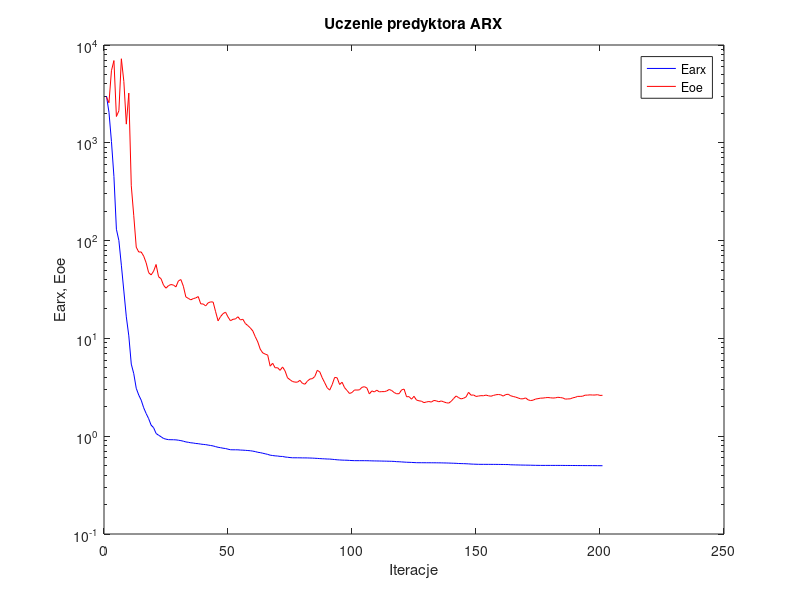
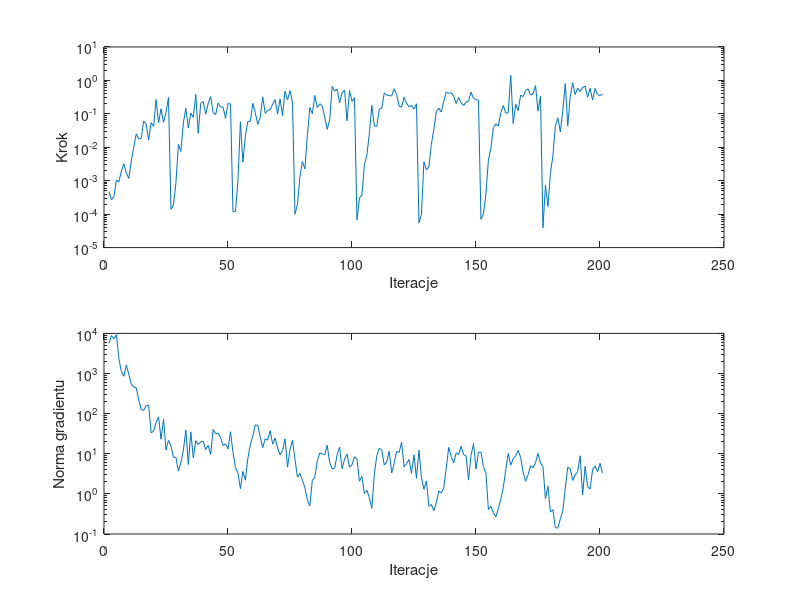

MATLAB code to generate these figures, in order:
%uczenie predyktora arx
clear all;
n=0; farx(n+1)=3.004680e+003; foe(n+1)=2.939019e+003; wspucz(n+1)=0.000000e+000; ng(n+1)=0.000000e+000;
%odnowa zmiennej metryki
n=1; farx(n+1)=2.055076e+003; foe(n+1)=2.567748e+003; krok(n+1)=4.652564e-004; ng(n+1)=5.644552e+003;
n=2; farx(n+1)=1.032816e+003; foe(n+1)=5.459334e+003; krok(n+1)=2.702490e-004; ng(n+1)=8.803441e+003;
n=3; farx(n+1)=4.523207e+002; foe(n+1)=6.932882e+003; krok(n+1)=3.325065e-004; ng(n+1)=7.298778e+003;
n=4; farx(n+1)=1.307073e+002; foe(n+1)=1.857212e+003; krok(n+1)=1.050435e-003; ng(n+1)=9.271611e+003;
n=5; farx(n+1)=1.000704e+002; foe(n+1)=2.124802e+003; krok(n+1)=9.152390e-004; ng(n+1)=2.360422e+003;
n=6; farx(n+1)=5.601488e+001; foe(n+1)=7.235460e+003; krok(n+1)=1.945533e-003; ng(n+1)=1.122364e+003;
n=7; farx(n+1)=3.051285e+001; foe(n+1)=4.243761e+003; krok(n+1)=3.225080e-003; ng(n+1)=8.537622e+002;
n=8; farx(n+1)=1.660504e+001; foe(n+1)=1.552181e+003; krok(n+1)=1.713251e-003; ng(n+1)=1.638522e+003;
n=9; farx(n+1)=1.062406e+001; foe(n+1)=3.223828e+003; krok(n+1)=1.169862e-003; ng(n+1)=9.537325e+002;
n=10; farx(n+1)=5.459467e+000; foe(n+1)=3.635753e+002; krok(n+1)=3.902711e-003; ng(n+1)=5.489093e+002;
n=11; farx(n+1)=4.357509e+000; foe(n+1)=1.796194e+002; krok(n+1)=1.000091e-002; ng(n+1)=4.587151e+002;
n=12; farx(n+1)=3.090113e+000; foe(n+1)=8.572870e+001; krok(n+1)=2.509359e-002; ng(n+1)=4.391102e+002;
n=13; farx(n+1)=2.636495e+000; foe(n+1)=7.645116e+001; krok(n+1)=1.785641e-002; ng(n+1)=2.214004e+002;
n=14; farx(n+1)=2.336004e+000; foe(n+1)=7.650849e+001; krok(n+1)=1.825682e-002; ng(n+1)=1.269674e+002;
n=15; farx(n+1)=1.953258e+000; foe(n+1)=6.937583e+001; krok(n+1)=6.141269e-002; ng(n+1)=1.199942e+002;
n=16; farx(n+1)=1.704755e+000; foe(n+1)=5.926402e+001; krok(n+1)=4.904612e-002; ng(n+1)=1.578994e+002;
n=17; farx(n+1)=1.511782e+000; foe(n+1)=4.703615e+001; krok(n+1)=1.638666e-002; ng(n+1)=1.624024e+002;
n=18; farx(n+1)=1.297072e+000; foe(n+1)=4.458136e+001; krok(n+1)=5.507794e-002; ng(n+1)=3.335387e+001;
n=19; farx(n+1)=1.222456e+000; foe(n+1)=4.867543e+001; krok(n+1)=4.194258e-002; ng(n+1)=3.679569e+001;
n=20; farx(n+1)=1.066498e+000; foe(n+1)=5.699116e+001; krok(n+1)=2.658374e-001; ng(n+1)=6.060610e+001;
n=21; farx(n+1)=1.023501e+000; foe(n+1)=4.272495e+001; krok(n+1)=5.442027e-002; ng(n+1)=8.319588e+001;
n=22; farx(n+1)=9.877583e-001; foe(n+1)=4.076194e+001; krok(n+1)=1.418482e-001; ng(n+1)=2.307731e+001;
n=23; farx(n+1)=9.479754e-001; foe(n+1)=3.502562e+001; krok(n+1)=5.576355e-002; ng(n+1)=7.193021e+001;
n=24; farx(n+1)=9.327612e-001; foe(n+1)=3.261481e+001; krok(n+1)=1.101559e-001; ng(n+1)=1.243711e+001;
n=25; farx(n+1)=9.219970e-001; foe(n+1)=3.464678e+001; krok(n+1)=3.098762e-001; ng(n+1)=2.188641e+001;
%odnowa zmiennej metryki
n=26; farx(n+1)=9.205169e-001; foe(n+1)=3.554464e+001; krok(n+1)=1.395201e-004; ng(n+1)=1.559918e+001;
n=27; farx(n+1)=9.200271e-001; foe(n+1)=3.511134e+001; krok(n+1)=1.858436e-004; ng(n+1)=8.126290e+000;
n=28; farx(n+1)=9.173539e-001; foe(n+1)=3.362856e+001; krok(n+1)=8.713055e-004; ng(n+1)=8.254595e+000;
n=29; farx(n+1)=9.100251e-001; foe(n+1)=3.874275e+001; krok(n+1)=1.223760e-002; ng(n+1)=3.702903e+000;
n=30; farx(n+1)=9.009556e-001; foe(n+1)=3.997468e+001; krok(n+1)=7.557177e-003; ng(n+1)=5.951299e+000;
n=31; farx(n+1)=8.891131e-001; foe(n+1)=3.414308e+001; krok(n+1)=5.381807e-002; ng(n+1)=1.239832e+001;
n=32; farx(n+1)=8.740447e-001; foe(n+1)=2.656161e+001; krok(n+1)=1.456144e-001; ng(n+1)=3.906945e+001;
n=33; farx(n+1)=8.666099e-001; foe(n+1)=2.565549e+001; krok(n+1)=3.820826e-002; ng(n+1)=5.400750e+000;
n=34; farx(n+1)=8.563026e-001; foe(n+1)=2.479680e+001; krok(n+1)=1.057221e-001; ng(n+1)=3.481256e+001;
n=35; farx(n+1)=8.518010e-001; foe(n+1)=2.551141e+001; krok(n+1)=7.822596e-002; ng(n+1)=7.884171e+000;
n=36; farx(n+1)=8.425891e-001; foe(n+1)=2.594326e+001; krok(n+1)=3.819012e-001; ng(n+1)=2.115842e+001;
n=37; farx(n+1)=8.387402e-001; foe(n+1)=2.677293e+001; krok(n+1)=2.629130e-002; ng(n+1)=1.694826e+001;
n=38; farx(n+1)=8.302100e-001; foe(n+1)=2.254992e+001; krok(n+1)=2.073757e-001; ng(n+1)=1.985023e+001;
n=39; farx(n+1)=8.245611e-001; foe(n+1)=2.249254e+001; krok(n+1)=2.317569e-001; ng(n+1)=2.048835e+001;
n=40; farx(n+1)=8.198390e-001; foe(n+1)=2.149193e+001; krok(n+1)=9.790078e-002; ng(n+1)=1.270419e+001;
n=41; farx(n+1)=8.113002e-001; foe(n+1)=2.312335e+001; krok(n+1)=1.992696e-001; ng(n+1)=1.620251e+001;
n=42; farx(n+1)=8.035221e-001; foe(n+1)=2.363317e+001; krok(n+1)=3.310405e-001; ng(n+1)=9.558481e+000;
n=43; farx(n+1)=7.956068e-001; foe(n+1)=2.353988e+001; krok(n+1)=1.093247e-001; ng(n+1)=4.039355e+001;
n=44; farx(n+1)=7.822682e-001; foe(n+1)=1.875755e+001; krok(n+1)=9.406594e-002; ng(n+1)=3.176371e+001;
n=45; farx(n+1)=7.703717e-001; foe(n+1)=1.511927e+001; krok(n+1)=2.106628e-001; ng(n+1)=3.266543e+001;
n=46; farx(n+1)=7.628842e-001; foe(n+1)=1.672277e+001; krok(n+1)=1.600146e-001; ng(n+1)=2.544056e+001;
n=47; farx(n+1)=7.539483e-001; foe(n+1)=1.792234e+001; krok(n+1)=1.601162e-001; ng(n+1)=1.613765e+001;
n=48; farx(n+1)=7.480739e-001; foe(n+1)=1.854985e+001; krok(n+1)=7.399549e-002; ng(n+1)=1.757915e+001;
n=49; farx(n+1)=7.367650e-001; foe(n+1)=1.656636e+001; krok(n+1)=2.041642e-001; ng(n+1)=1.324236e+001;
n=50; farx(n+1)=7.271794e-001; foe(n+1)=1.515178e+001; krok(n+1)=1.951976e-001; ng(n+1)=3.533534e+001;
%odnowa zmiennej metryki
n=51; farx(n+1)=7.261458e-001; foe(n+1)=1.567769e+001; krok(n+1)=1.176687e-004; ng(n+1)=1.107751e+001;
n=52; farx(n+1)=7.260377e-001; foe(n+1)=1.581377e+001; krok(n+1)=1.209597e-004; ng(n+1)=4.548938e+000;
n=53; farx(n+1)=7.255738e-001; foe(n+1)=1.665158e+001; krok(n+1)=9.914730e-004; ng(n+1)=3.375480e+000;
n=54; farx(n+1)=7.218076e-001; foe(n+1)=1.544377e+001; krok(n+1)=5.793922e-002; ng(n+1)=1.348561e+000;
n=55; farx(n+1)=7.199957e-001; foe(n+1)=1.568329e+001; krok(n+1)=3.595838e-003; ng(n+1)=3.629615e+000;
n=56; farx(n+1)=7.170060e-001; foe(n+1)=1.419223e+001; krok(n+1)=2.194150e-002; ng(n+1)=2.192986e+000;
n=57; farx(n+1)=7.137907e-001; foe(n+1)=1.352190e+001; krok(n+1)=5.934607e-002; ng(n+1)=7.637395e+000;
n=58; farx(n+1)=7.100901e-001; foe(n+1)=1.279426e+001; krok(n+1)=5.955282e-002; ng(n+1)=1.683036e+001;
n=59; farx(n+1)=7.036650e-001; foe(n+1)=1.191650e+001; krok(n+1)=2.063035e-001; ng(n+1)=2.775695e+001;
n=60; farx(n+1)=6.961809e-001; foe(n+1)=1.040158e+001; krok(n+1)=1.067078e-001; ng(n+1)=5.247870e+001;
n=61; farx(n+1)=6.847407e-001; foe(n+1)=9.209860e+000; krok(n+1)=4.852216e-002; ng(n+1)=5.088283e+001;
n=62; farx(n+1)=6.795076e-001; foe(n+1)=7.762101e+000; krok(n+1)=7.759105e-002; ng(n+1)=2.633746e+001;
n=63; farx(n+1)=6.696936e-001; foe(n+1)=7.109331e+000; krok(n+1)=3.223140e-001; ng(n+1)=1.416134e+001;
n=64; farx(n+1)=6.612222e-001; foe(n+1)=6.912989e+000; krok(n+1)=1.039503e-001; ng(n+1)=2.372839e+001;
n=65; farx(n+1)=6.517993e-001; foe(n+1)=6.756452e+000; krok(n+1)=1.278954e-001; ng(n+1)=2.181566e+001;
n=66; farx(n+1)=6.399524e-001; foe(n+1)=5.201087e+000; krok(n+1)=1.320406e-001; ng(n+1)=3.768225e+001;
n=67; farx(n+1)=6.345799e-001; foe(n+1)=5.574685e+000; krok(n+1)=1.961845e-001; ng(n+1)=1.744917e+001;
n=68; farx(n+1)=6.296294e-001; foe(n+1)=5.006279e+000; krok(n+1)=2.663672e-001; ng(n+1)=2.477236e+001;
n=69; farx(n+1)=6.270463e-001; foe(n+1)=5.014785e+000; krok(n+1)=9.907791e-002; ng(n+1)=1.396497e+001;
n=70; farx(n+1)=6.217913e-001; foe(n+1)=4.711313e+000; krok(n+1)=2.781623e-001; ng(n+1)=9.317273e+000;
n=71; farx(n+1)=6.206346e-001; foe(n+1)=5.107471e+000; krok(n+1)=8.877087e-002; ng(n+1)=1.201887e+001;
n=72; farx(n+1)=6.128671e-001; foe(n+1)=4.653439e+000; krok(n+1)=4.787134e-001; ng(n+1)=2.351407e+001;
n=73; farx(n+1)=6.093104e-001; foe(n+1)=3.952450e+000; krok(n+1)=2.591726e-001; ng(n+1)=4.640321e+000;
n=74; farx(n+1)=6.048033e-001; foe(n+1)=3.780968e+000; krok(n+1)=4.964909e-001; ng(n+1)=1.261525e+001;
n=75; farx(n+1)=6.018523e-001; foe(n+1)=3.623675e+000; krok(n+1)=2.183343e-001; ng(n+1)=2.173755e+001;
%odnowa zmiennej metryki
n=76; farx(n+1)=6.016060e-001; foe(n+1)=3.572560e+000; krok(n+1)=1.003104e-004; ng(n+1)=7.259646e+000;
n=77; farx(n+1)=6.015381e-001; foe(n+1)=3.569851e+000; krok(n+1)=1.969720e-004; ng(n+1)=2.636387e+000;
n=78; farx(n+1)=6.010350e-001; foe(n+1)=3.725380e+000; krok(n+1)=1.317301e-003; ng(n+1)=3.237453e+000;
n=79; farx(n+1)=6.002396e-001; foe(n+1)=3.473661e+000; krok(n+1)=3.762825e-003; ng(n+1)=2.189625e+000;
n=80; farx(n+1)=6.000394e-001; foe(n+1)=3.399304e+000; krok(n+1)=2.261309e-003; ng(n+1)=1.441277e+000;
n=81; farx(n+1)=5.996091e-001; foe(n+1)=3.650955e+000; krok(n+1)=2.252562e-002; ng(n+1)=7.097672e-001;
n=82; farx(n+1)=5.982084e-001; foe(n+1)=3.841295e+000; krok(n+1)=1.536116e-001; ng(n+1)=5.019737e-001;
n=83; farx(n+1)=5.972162e-001; foe(n+1)=3.874710e+000; krok(n+1)=1.008497e-001; ng(n+1)=2.176692e+000;
n=84; farx(n+1)=5.949012e-001; foe(n+1)=4.078852e+000; krok(n+1)=3.550835e-001; ng(n+1)=2.590447e+000;
n=85; farx(n+1)=5.931081e-001; foe(n+1)=4.713457e+000; krok(n+1)=1.545805e-001; ng(n+1)=6.561792e+000;
n=86; farx(n+1)=5.904468e-001; foe(n+1)=4.551566e+000; krok(n+1)=2.007982e-001; ng(n+1)=1.045970e+001;
n=87; farx(n+1)=5.882486e-001; foe(n+1)=3.952925e+000; krok(n+1)=1.738735e-001; ng(n+1)=9.874294e+000;
n=88; farx(n+1)=5.867344e-001; foe(n+1)=3.519025e+000; krok(n+1)=8.100548e-002; ng(n+1)=9.445856e+000;
n=89; farx(n+1)=5.844941e-001; foe(n+1)=3.126982e+000; krok(n+1)=3.449855e-002; ng(n+1)=1.631122e+001;
n=90; farx(n+1)=5.839075e-001; foe(n+1)=2.960655e+000; krok(n+1)=6.583798e-002; ng(n+1)=5.980692e+000;
n=91; farx(n+1)=5.805355e-001; foe(n+1)=3.363956e+000; krok(n+1)=6.653319e-001; ng(n+1)=4.223556e+000;
n=92; farx(n+1)=5.773378e-001; foe(n+1)=3.989750e+000; krok(n+1)=4.810883e-001; ng(n+1)=4.310767e+000;
n=93; farx(n+1)=5.738604e-001; foe(n+1)=3.956207e+000; krok(n+1)=5.490988e-001; ng(n+1)=9.544082e+000;
n=94; farx(n+1)=5.716725e-001; foe(n+1)=3.378614e+000; krok(n+1)=2.137984e-001; ng(n+1)=1.458887e+001;
n=95; farx(n+1)=5.698012e-001; foe(n+1)=3.563939e+000; krok(n+1)=4.306047e-001; ng(n+1)=4.254366e+000;
n=96; farx(n+1)=5.684138e-001; foe(n+1)=3.135922e+000; krok(n+1)=5.122170e-001; ng(n+1)=7.319797e+000;
n=97; farx(n+1)=5.679275e-001; foe(n+1)=2.934377e+000; krok(n+1)=6.189726e-002; ng(n+1)=9.882508e+000;
n=98; farx(n+1)=5.655167e-001; foe(n+1)=2.733927e+000; krok(n+1)=4.968529e-001; ng(n+1)=4.619858e+000;
n=99; farx(n+1)=5.636726e-001; foe(n+1)=2.797817e+000; krok(n+1)=2.382113e-001; ng(n+1)=5.298986e+000;
n=100; farx(n+1)=5.623820e-001; foe(n+1)=2.969595e+000; krok(n+1)=3.044248e-001; ng(n+1)=8.396090e+000;
%odnowa zmiennej metryki
n=101; farx(n+1)=5.622064e-001; foe(n+1)=2.964327e+000; krok(n+1)=6.776689e-005; ng(n+1)=7.409737e+000;
n=102; farx(n+1)=5.621443e-001; foe(n+1)=2.977233e+000; krok(n+1)=3.018569e-004; ng(n+1)=2.074253e+000;
n=103; farx(n+1)=5.620298e-001; foe(n+1)=3.159328e+000; krok(n+1)=3.749852e-004; ng(n+1)=2.716509e+000;
n=104; farx(n+1)=5.619127e-001; foe(n+1)=3.208282e+000; krok(n+1)=3.013180e-003; ng(n+1)=1.016240e+000;
n=105; farx(n+1)=5.615216e-001; foe(n+1)=3.112502e+000; krok(n+1)=5.829556e-003; ng(n+1)=1.236099e+000;
n=106; farx(n+1)=5.608366e-001; foe(n+1)=2.703149e+000; krok(n+1)=2.611507e-002; ng(n+1)=7.952068e-001;
n=107; farx(n+1)=5.595833e-001; foe(n+1)=2.905479e+000; krok(n+1)=1.778431e-001; ng(n+1)=4.373504e-001;
n=108; farx(n+1)=5.588494e-001; foe(n+1)=2.836886e+000; krok(n+1)=4.331299e-002; ng(n+1)=3.024783e+000;
n=109; farx(n+1)=5.582773e-001; foe(n+1)=2.955913e+000; krok(n+1)=4.237599e-002; ng(n+1)=9.038817e+000;
n=110; farx(n+1)=5.577258e-001; foe(n+1)=2.840197e+000; krok(n+1)=1.392689e-001; ng(n+1)=1.362675e+001;
n=111; farx(n+1)=5.569257e-001; foe(n+1)=2.857430e+000; krok(n+1)=1.460546e-001; ng(n+1)=1.250161e+001;
n=112; farx(n+1)=5.561944e-001; foe(n+1)=2.856601e+000; krok(n+1)=4.188878e-001; ng(n+1)=5.248172e+000;
n=113; farx(n+1)=5.555209e-001; foe(n+1)=2.899903e+000; krok(n+1)=3.691454e-001; ng(n+1)=6.180698e+000;
n=114; farx(n+1)=5.546199e-001; foe(n+1)=3.003759e+000; krok(n+1)=3.465039e-001; ng(n+1)=1.154278e+001;
n=115; farx(n+1)=5.537840e-001; foe(n+1)=2.931799e+000; krok(n+1)=3.465039e-001; ng(n+1)=3.316557e+000;
n=116; farx(n+1)=5.524182e-001; foe(n+1)=2.796695e+000; krok(n+1)=5.596492e-001; ng(n+1)=5.737809e+000;
n=117; farx(n+1)=5.490207e-001; foe(n+1)=2.715629e+000; krok(n+1)=3.780408e-001; ng(n+1)=1.146101e+001;
n=118; farx(n+1)=5.481147e-001; foe(n+1)=2.721089e+000; krok(n+1)=1.694093e-001; ng(n+1)=1.081782e+001;
n=119; farx(n+1)=5.457446e-001; foe(n+1)=2.975488e+000; krok(n+1)=1.591991e-001; ng(n+1)=1.939824e+001;
n=120; farx(n+1)=5.438466e-001; foe(n+1)=3.031053e+000; krok(n+1)=3.125722e-001; ng(n+1)=4.722503e+000;
n=121; farx(n+1)=5.416531e-001; foe(n+1)=2.531176e+000; krok(n+1)=2.093785e-001; ng(n+1)=5.647633e+000;
n=122; farx(n+1)=5.407737e-001; foe(n+1)=2.538050e+000; krok(n+1)=1.613755e-001; ng(n+1)=7.206149e+000;
n=123; farx(n+1)=5.393526e-001; foe(n+1)=2.389896e+000; krok(n+1)=1.807191e-001; ng(n+1)=3.243565e+000;
n=124; farx(n+1)=5.376500e-001; foe(n+1)=2.559274e+000; krok(n+1)=1.387085e-001; ng(n+1)=9.475620e+000;
n=125; farx(n+1)=5.359844e-001; foe(n+1)=2.343088e+000; krok(n+1)=2.001561e-001; ng(n+1)=2.434121e+000;
%odnowa zmiennej metryki
n=126; farx(n+1)=5.357167e-001; foe(n+1)=2.300183e+000; krok(n+1)=5.469458e-005; ng(n+1)=1.227325e+001;
n=127; farx(n+1)=5.356851e-001; foe(n+1)=2.280773e+000; krok(n+1)=9.960454e-005; ng(n+1)=2.581015e+000;
n=128; farx(n+1)=5.354947e-001; foe(n+1)=2.204754e+000; krok(n+1)=3.699641e-003; ng(n+1)=1.295122e+000;
n=129; farx(n+1)=5.351645e-001; foe(n+1)=2.238077e+000; krok(n+1)=2.129617e-003; ng(n+1)=2.099786e+000;
n=130; farx(n+1)=5.351318e-001; foe(n+1)=2.262934e+000; krok(n+1)=2.595225e-003; ng(n+1)=4.881484e-001;
n=131; farx(n+1)=5.350025e-001; foe(n+1)=2.232716e+000; krok(n+1)=1.223774e-002; ng(n+1)=5.455692e-001;
n=132; farx(n+1)=5.348555e-001; foe(n+1)=2.321069e+000; krok(n+1)=3.407387e-002; ng(n+1)=3.766064e-001;
n=133; farx(n+1)=5.345415e-001; foe(n+1)=2.299146e+000; krok(n+1)=1.178633e-001; ng(n+1)=6.027087e-001;
n=134; farx(n+1)=5.341656e-001; foe(n+1)=2.250296e+000; krok(n+1)=1.482879e-001; ng(n+1)=1.176875e+000;
n=135; farx(n+1)=5.337873e-001; foe(n+1)=2.293566e+000; krok(n+1)=1.134226e-001; ng(n+1)=1.057038e+000;
n=136; farx(n+1)=5.329254e-001; foe(n+1)=2.243246e+000; krok(n+1)=2.381694e-001; ng(n+1)=1.416424e+000;
n=137; farx(n+1)=5.323420e-001; foe(n+1)=2.198281e+000; krok(n+1)=4.500546e-001; ng(n+1)=4.345270e+000;
n=138; farx(n+1)=5.313886e-001; foe(n+1)=2.179290e+000; krok(n+1)=4.126070e-001; ng(n+1)=1.437844e+001;
n=139; farx(n+1)=5.302036e-001; foe(n+1)=2.274483e+000; krok(n+1)=4.268310e-001; ng(n+1)=8.574077e+000;
n=140; farx(n+1)=5.290428e-001; foe(n+1)=2.430453e+000; krok(n+1)=3.403631e-001; ng(n+1)=5.908384e+000;
n=141; farx(n+1)=5.279814e-001; foe(n+1)=2.578836e+000; krok(n+1)=2.032965e-001; ng(n+1)=1.057475e+001;
n=142; farx(n+1)=5.258144e-001; foe(n+1)=2.476292e+000; krok(n+1)=3.076393e-001; ng(n+1)=9.573592e+000;
n=143; farx(n+1)=5.248426e-001; foe(n+1)=2.406495e+000; krok(n+1)=2.144024e-001; ng(n+1)=1.534112e+001;
n=144; farx(n+1)=5.240616e-001; foe(n+1)=2.445380e+000; krok(n+1)=1.778431e-001; ng(n+1)=9.447166e+000;
n=145; farx(n+1)=5.228136e-001; foe(n+1)=2.522412e+000; krok(n+1)=2.250273e-001; ng(n+1)=8.841115e+000;
n=146; farx(n+1)=5.214220e-001; foe(n+1)=2.810464e+000; krok(n+1)=2.394184e-001; ng(n+1)=2.207483e+000;
n=147; farx(n+1)=5.191741e-001; foe(n+1)=2.625663e+000; krok(n+1)=4.467816e-001; ng(n+1)=9.133799e+000;
n=148; farx(n+1)=5.178289e-001; foe(n+1)=2.640165e+000; krok(n+1)=2.857025e-001; ng(n+1)=1.793185e+001;
n=149; farx(n+1)=5.168388e-001; foe(n+1)=2.551355e+000; krok(n+1)=2.672252e-001; ng(n+1)=4.174973e+000;
n=150; farx(n+1)=5.158538e-001; foe(n+1)=2.574597e+000; krok(n+1)=2.538306e-001; ng(n+1)=1.087917e+001;
%odnowa zmiennej metryki
n=151; farx(n+1)=5.155833e-001; foe(n+1)=2.597818e+000; krok(n+1)=6.937565e-005; ng(n+1)=1.101134e+001;
n=152; farx(n+1)=5.155068e-001; foe(n+1)=2.591293e+000; krok(n+1)=1.032442e-004; ng(n+1)=4.757340e+000;
n=153; farx(n+1)=5.153530e-001; foe(n+1)=2.634193e+000; krok(n+1)=4.005919e-004; ng(n+1)=3.316558e+000;
n=154; farx(n+1)=5.153296e-001; foe(n+1)=2.590169e+000; krok(n+1)=4.101231e-003; ng(n+1)=4.065277e-001;
n=155; farx(n+1)=5.152255e-001; foe(n+1)=2.563607e+000; krok(n+1)=9.439199e-003; ng(n+1)=4.912263e-001;
n=156; farx(n+1)=5.150604e-001; foe(n+1)=2.609929e+000; krok(n+1)=3.904156e-002; ng(n+1)=3.409823e-001;
n=157; farx(n+1)=5.149195e-001; foe(n+1)=2.653492e+000; krok(n+1)=5.034993e-002; ng(n+1)=2.677750e-001;
n=158; farx(n+1)=5.146998e-001; foe(n+1)=2.669112e+000; krok(n+1)=4.305393e-002; ng(n+1)=4.306944e-001;
n=159; farx(n+1)=5.142010e-001; foe(n+1)=2.649494e+000; krok(n+1)=1.088038e-001; ng(n+1)=7.292777e-001;
n=160; farx(n+1)=5.138710e-001; foe(n+1)=2.570642e+000; krok(n+1)=1.775417e-001; ng(n+1)=1.434039e+000;
n=161; farx(n+1)=5.132468e-001; foe(n+1)=2.667194e+000; krok(n+1)=1.057221e-001; ng(n+1)=4.036264e+000;
n=162; farx(n+1)=5.130298e-001; foe(n+1)=2.684373e+000; krok(n+1)=1.066998e-001; ng(n+1)=1.012860e+001;
n=163; farx(n+1)=5.101267e-001; foe(n+1)=2.590051e+000; krok(n+1)=1.420334e+000; ng(n+1)=5.187974e+000;
n=164; farx(n+1)=5.097336e-001; foe(n+1)=2.547767e+000; krok(n+1)=5.140248e-002; ng(n+1)=7.566557e+000;
n=165; farx(n+1)=5.086557e-001; foe(n+1)=2.509539e+000; krok(n+1)=1.919924e-001; ng(n+1)=8.835467e+000;
n=166; farx(n+1)=5.081448e-001; foe(n+1)=2.460722e+000; krok(n+1)=1.249482e-001; ng(n+1)=1.208144e+001;
n=167; farx(n+1)=5.071938e-001; foe(n+1)=2.409941e+000; krok(n+1)=3.619199e-001; ng(n+1)=8.096180e+000;
n=168; farx(n+1)=5.066682e-001; foe(n+1)=2.413529e+000; krok(n+1)=3.287969e-001; ng(n+1)=3.498281e+000;
n=169; farx(n+1)=5.061496e-001; foe(n+1)=2.463432e+000; krok(n+1)=4.979739e-001; ng(n+1)=2.066524e+000;
n=170; farx(n+1)=5.056936e-001; foe(n+1)=2.355125e+000; krok(n+1)=5.596492e-001; ng(n+1)=2.980129e+000;
n=171; farx(n+1)=5.051064e-001; foe(n+1)=2.315176e+000; krok(n+1)=3.693268e-001; ng(n+1)=5.043541e+000;
n=172; farx(n+1)=5.044958e-001; foe(n+1)=2.335352e+000; krok(n+1)=3.978743e-001; ng(n+1)=4.478114e+000;
n=173; farx(n+1)=5.036682e-001; foe(n+1)=2.397900e+000; krok(n+1)=7.011953e-001; ng(n+1)=6.029459e+000;
n=174; farx(n+1)=5.033374e-001; foe(n+1)=2.420721e+000; krok(n+1)=1.230771e-001; ng(n+1)=1.014290e+001;
n=175; farx(n+1)=5.028710e-001; foe(n+1)=2.449235e+000; krok(n+1)=3.390079e-001; ng(n+1)=5.885480e+000;
%odnowa zmiennej metryki
n=176; farx(n+1)=5.028417e-001; foe(n+1)=2.454167e+000; krok(n+1)=3.934497e-005; ng(n+1)=4.788737e+000;
n=177; farx(n+1)=5.028268e-001; foe(n+1)=2.474737e+000; krok(n+1)=7.310963e-004; ng(n+1)=7.644486e-001;
n=178; farx(n+1)=5.028119e-001; foe(n+1)=2.486549e+000; krok(n+1)=1.697983e-004; ng(n+1)=1.553979e+000;
n=179; farx(n+1)=5.028041e-001; foe(n+1)=2.471070e+000; krok(n+1)=1.636169e-003; ng(n+1)=3.527451e-001;
n=180; farx(n+1)=5.027731e-001; foe(n+1)=2.455975e+000; krok(n+1)=5.548179e-003; ng(n+1)=4.035943e-001;
n=181; farx(n+1)=5.027418e-001; foe(n+1)=2.466988e+000; krok(n+1)=4.321748e-002; ng(n+1)=1.422298e-001;
n=182; farx(n+1)=5.026901e-001; foe(n+1)=2.498937e+000; krok(n+1)=7.636705e-002; ng(n+1)=1.413458e-001;
n=183; farx(n+1)=5.026430e-001; foe(n+1)=2.483568e+000; krok(n+1)=2.876644e-002; ng(n+1)=2.375878e-001;
n=184; farx(n+1)=5.025363e-001; foe(n+1)=2.462323e+000; krok(n+1)=1.242132e-001; ng(n+1)=3.780597e-001;
n=185; farx(n+1)=5.021009e-001; foe(n+1)=2.394266e+000; krok(n+1)=8.031926e-001; ng(n+1)=1.397220e+000;
n=186; farx(n+1)=5.020423e-001; foe(n+1)=2.405061e+000; krok(n+1)=4.366353e-002; ng(n+1)=4.659736e+000;
n=187; farx(n+1)=5.018799e-001; foe(n+1)=2.410967e+000; krok(n+1)=3.333343e-001; ng(n+1)=4.184259e+000;
n=188; farx(n+1)=5.016655e-001; foe(n+1)=2.467586e+000; krok(n+1)=8.457767e-001; ng(n+1)=2.176440e+000;
n=189; farx(n+1)=5.015432e-001; foe(n+1)=2.496739e+000; krok(n+1)=3.772555e-001; ng(n+1)=2.985722e+000;
n=190; farx(n+1)=5.011703e-001; foe(n+1)=2.553480e+000; krok(n+1)=5.896462e-001; ng(n+1)=3.589916e+000;
n=191; farx(n+1)=5.009928e-001; foe(n+1)=2.553994e+000; krok(n+1)=4.584092e-001; ng(n+1)=8.869722e+000;
n=192; farx(n+1)=5.008588e-001; foe(n+1)=2.564114e+000; krok(n+1)=6.224492e-001; ng(n+1)=9.438819e-001;
n=193; farx(n+1)=5.005982e-001; foe(n+1)=2.628461e+000; krok(n+1)=6.710813e-001; ng(n+1)=4.870238e+000;
n=194; farx(n+1)=5.005219e-001; foe(n+1)=2.631081e+000; krok(n+1)=3.138666e-001; ng(n+1)=1.502583e+000;
n=195; farx(n+1)=5.003797e-001; foe(n+1)=2.647303e+000; krok(n+1)=5.842182e-001; ng(n+1)=1.318930e+000;
n=196; farx(n+1)=5.002681e-001; foe(n+1)=2.636234e+000; krok(n+1)=2.583432e-001; ng(n+1)=3.960940e+000;
n=197; farx(n+1)=4.999363e-001; foe(n+1)=2.637179e+000; krok(n+1)=5.738785e-001; ng(n+1)=4.956386e+000;
n=198; farx(n+1)=4.997137e-001; foe(n+1)=2.656698e+000; krok(n+1)=3.743784e-001; ng(n+1)=3.566103e+000;
n=199; farx(n+1)=4.993758e-001; foe(n+1)=2.612247e+000; krok(n+1)=3.550835e-001; ng(n+1)=5.782053e+000;
n=200; farx(n+1)=4.990899e-001; foe(n+1)=2.618889e+000; krok(n+1)=3.838379e-001; ng(n+1)=3.328368e+000;

figure; semilogy(farx,'b'); hold on; semilogy(foe,'r'); xlabel('Iteracje'); ylabel('Earx, Eoe'); legend('Earx','Eoe'); title('Uczenie predyktora ARX');
figure; subplot(2,1,1); semilogy(krok); xlabel('Iteracje'); ylabel('Krok');
subplot(2,1,2); semilogy(ng); xlabel('Iteracje'); ylabel('Norma gradientu');
Earx=farx(n+1)
Eoe=foe(n+1)
